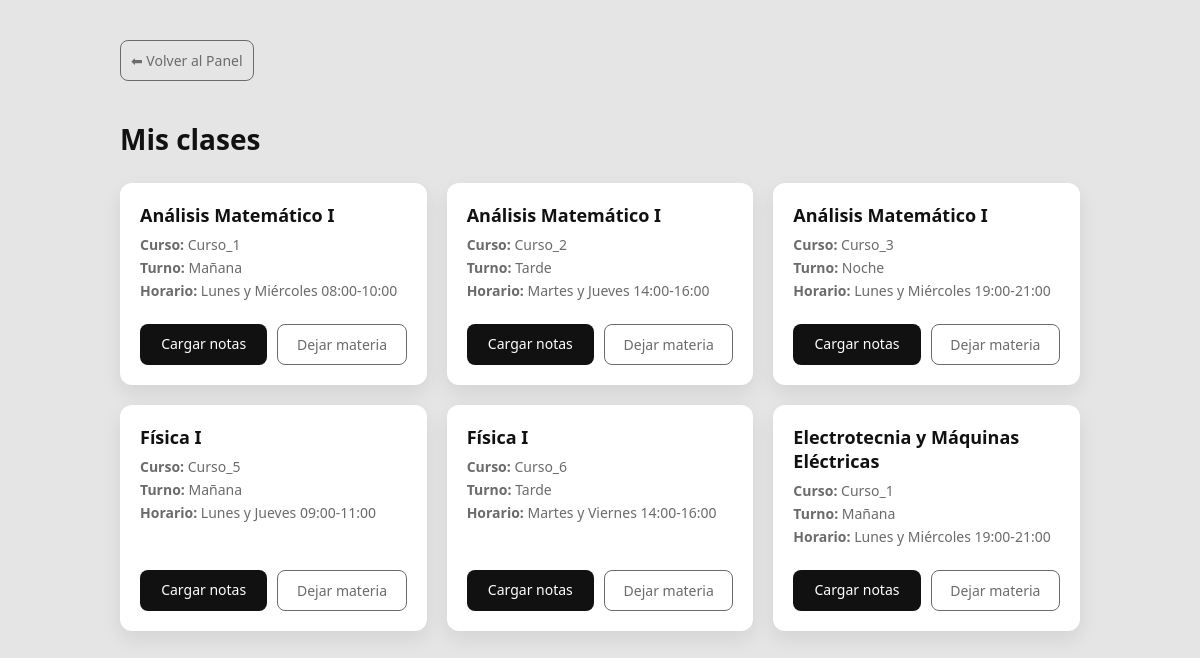
The page /profesores/mis-clases/ (signed in) on the database as committed earlier.
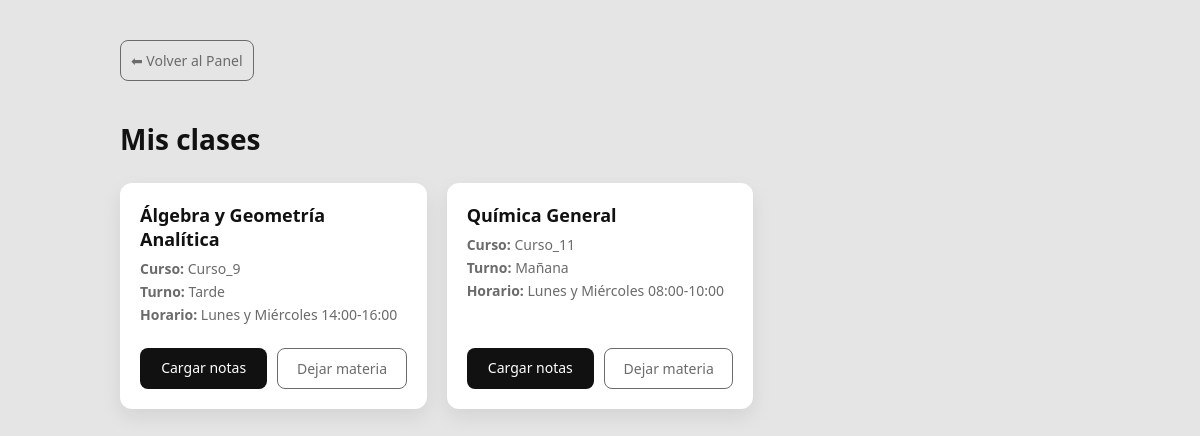
The same page on the database as committed later.
### UTN/models.py (models this page shows, shortened)
class ProfesorMateriaCurso(models.Model):
    id_profesor_mc = models.AutoField(primary_key=True)
    profesor = models.ForeignKey(
        Profesor,
        on_delete=models.CASCADE,
        related_name='materias_asignadas'
    )
    materia_curso = models.ForeignKey(
        MateriaCurso,
        on_delete=models.CASCADE,
        related_name='profesores'
    )
    class Meta:
        unique_together = ('profesor', 'materia_curso')

class MateriaCurso(models.Model):
    id_materia_curso = models.AutoField(primary_key=True)
    curso = models.ForeignKey(Curso, on_delete=models.CASCADE, related_name='materias')
    materia = models.ForeignKey(Materia, on_delete=models.CASCADE, related_name='cursos_ofrecidos')
    Opciones_Turno = [
        ('manana', 'Mañana'),
        ('tarde', 'Tarde'),
        ('noche', 'Noche'),
    ]
    turno_cursado = models.CharField(max_length=10, choices=Opciones_Turno)
    horario = models.CharField(max_length=50)
    modulo = models.CharField(max_length=50)
    grupo = models.CharField(max_length=50, null=True, blank=True)

class Materia(models.Model):
    nombre = models.CharField(max_length=100, default="")
    sigla = models.CharField(max_length=10, primary_key=True)
    ciclo_lectivo = models.PositiveIntegerField()
    correlativas_requeridas = models.ManyToManyField('self', blank=True, symmetrical=False, related_name='materias_que_la_requieren', verbose_name='Materias Correlativas Requeridas')
    def get_carreras_admin(self):
        """
        Genera una cadena de texto HTML para mostrar en el Admin con las carreras y sus IDs.
        """
        carreras = self.carreramateria_set.select_related('carrera').all()
        info_carreras = []
        for cm in carreras:
            info_carreras.append(f"{cm.carrera.nombre} (ID: **{cm.carrera.id_carrera}**)")
        return mark_safe("<br>".join(info_carreras))
    get_carreras_admin.short_description = 'Carreras Asociadas'

class Curso(models.Model):
    id_curso = models.AutoField(primary_key=True)
    nombre = models.CharField(max_length=50)
    nivel = models.CharField(max_length=20)
    numero = models.PositiveIntegerField()

### UTN/views.py (the view)
# urls.py: path("profesores/mis-clases/", mis_clases, name="mis_clases"),
@login_required
def mis_clases(request):
    profesor = request.user.profesor
    asignaciones = ProfesorMateriaCurso.objects.filter(
        profesor=profesor
    ).select_related("materia_curso", "materia_curso__materia", "materia_curso__curso")
    return render(request, "profesores/mis_clases.html", {
        "asignaciones": asignaciones
    })

### UTN/templates/profesores/mis_clases.html (shortened to what this page needs)
<!DOCTYPE html>
<html lang="es">
<head>
</head>
<body>
<div class="container">
    <a
    href="{% url 'dashboard' request.user.profesor.pk %}"
    class="btn btn-salir"
    style="margin-bottom:20px; display:inline-block;"
    >
        ⬅ Volver al Panel
    </a>
    <h1>Mis clases</h1>
    {% if asignaciones %}
        <div class="grid">
            {% for asignacion in asignaciones %}
                <div class="card">
                    <div>
                        <h2>{{ asignacion.materia_curso.materia.nombre }}</h2>
                        <p><strong>Curso:</strong> {{ asignacion.materia_curso.curso.nombre }}</p>
                        <p><strong>Turno:</strong> {{ asignacion.materia_curso.get_turno_cursado_display }}</p>
                        <p><strong>Horario:</strong> {{ asignacion.materia_curso.horario }}</p>
                    </div>
                    <div class="acciones">
                        <a
                            href="{% url 'cargar_nota' asignacion.materia_curso.id_materia_curso %}"
                            class="btn btn-notas"
                        >
                            Cargar notas
                        </a>
                        <a
                            href="{% url 'desasignar_materia' asignacion.materia_curso.id_materia_curso %}"
                            class="btn btn-salir"
                            onclick="return confirm('¿Seguro que querés dejar de dar esta materia?');"
                        >
                            Dejar materia
                        </a>
                    </div>
                </div>
            {% endfor %}
        </div>
    {% else %}
        <div class="empty">
            <h2>No tenés materias asignadas</h2>
            <p>Asignate una materia para comenzar.</p>
        </div>
    {% endif %}
</div>
</body>
</html>

### UTN/templates/profesores/mis_clases.html (style rules this page uses)
:root { --negro: #111; --gris-oscuro: #2f2f2f; --gris: #6b6b6b; --gris-claro: #e5e5e5; --blanco: #ffffff; }
* { box-sizing: border-box; font-family: "Segoe UI", system-ui, sans-serif; }
body { margin: 0; background-color: var(--gris-claro); color: var(--negro); }
.container { max-width: 1000px; margin: 40px auto; padding: 0 20px; }
h1 { margin-bottom: 25px; font-size: 28px; font-weight: 600; }
.grid { display: grid; grid-template-columns: repeat(auto-fill, minmax(280px, 1fr)); gap: 20px; }
.card { background-color: var(--blanco); border-radius: 12px; padding: 20px; box-shadow: 0 8px 20px rgba(0,0,0,0.08); display: flex; flex-direction: column; justify-content: space-between; }
.card h2 { font-size: 18px; margin: 0 0 8px; }
.card p { margin: 4px 0; color: var(--gris); font-size: 14px; }
.acciones { display: flex; gap: 10px; margin-top: 20px; }
.btn { flex: 1; padding: 10px; font-size: 14px; border-radius: 8px; cursor: pointer; text-align: center; text-decoration: none; border: none; transition: all 0.2s ease; }
.btn-notas { background-color: var(--negro); color: var(--blanco); }
.btn-salir { background-color: transparent; color: var(--gris); border: 1px solid var(--gris); }

Rows that differ between the two databases and show on the page:
removed ProfesorMateriaCurso: materia_curso.materia.nombre "Análisis Matemático I", materia_curso.curso.nombre "Curso_1", materia_curso.turno_cursado "Mañana", materia_curso.horario "Lunes y Miércoles 08:00-10:00"
removed ProfesorMateriaCurso: materia_curso.materia.nombre "Análisis Matemático I", materia_curso.curso.nombre "Curso_2", materia_curso.turno_cursado "Tarde", materia_curso.horario "Martes y Jueves 14:00-16:00"
removed ProfesorMateriaCurso: materia_curso.materia.nombre "Análisis Matemático I", materia_curso.curso.nombre "Curso_3", materia_curso.turno_cursado "Noche", materia_curso.horario "Lunes y Miércoles 19:00-21:00"
removed ProfesorMateriaCurso: materia_curso.materia.nombre "Física I", materia_curso.curso.nombre "Curso_5", materia_curso.turno_cursado "Mañana", materia_curso.horario "Lunes y Jueves 09:00-11:00"
removed ProfesorMateriaCurso: materia_curso.materia.nombre "Física I", materia_curso.curso.nombre "Curso_6", materia_curso.turno_cursado "Tarde", materia_curso.horario "Martes y Viernes 14:00-16:00"
removed ProfesorMateriaCurso: materia_curso.materia.nombre "Electrotecnia y Máquinas Eléctricas", materia_curso.curso.nombre "Curso_1", materia_curso.turno_cursado "Mañana", materia_curso.horario "Lunes y Miércoles 19:00-21:00"
added ProfesorMateriaCurso: materia_curso.materia.nombre "Álgebra y Geometría Analítica", materia_curso.curso.nombre "Curso_9", materia_curso.turno_cursado "Tarde", materia_curso.horario "Lunes y Miércoles 14:00-16:00"
added ProfesorMateriaCurso: materia_curso.materia.nombre "Química General", materia_curso.curso.nombre "Curso_11", materia_curso.turno_cursado "Mañana", materia_curso.horario "Lunes y Miércoles 08:00-10:00"
